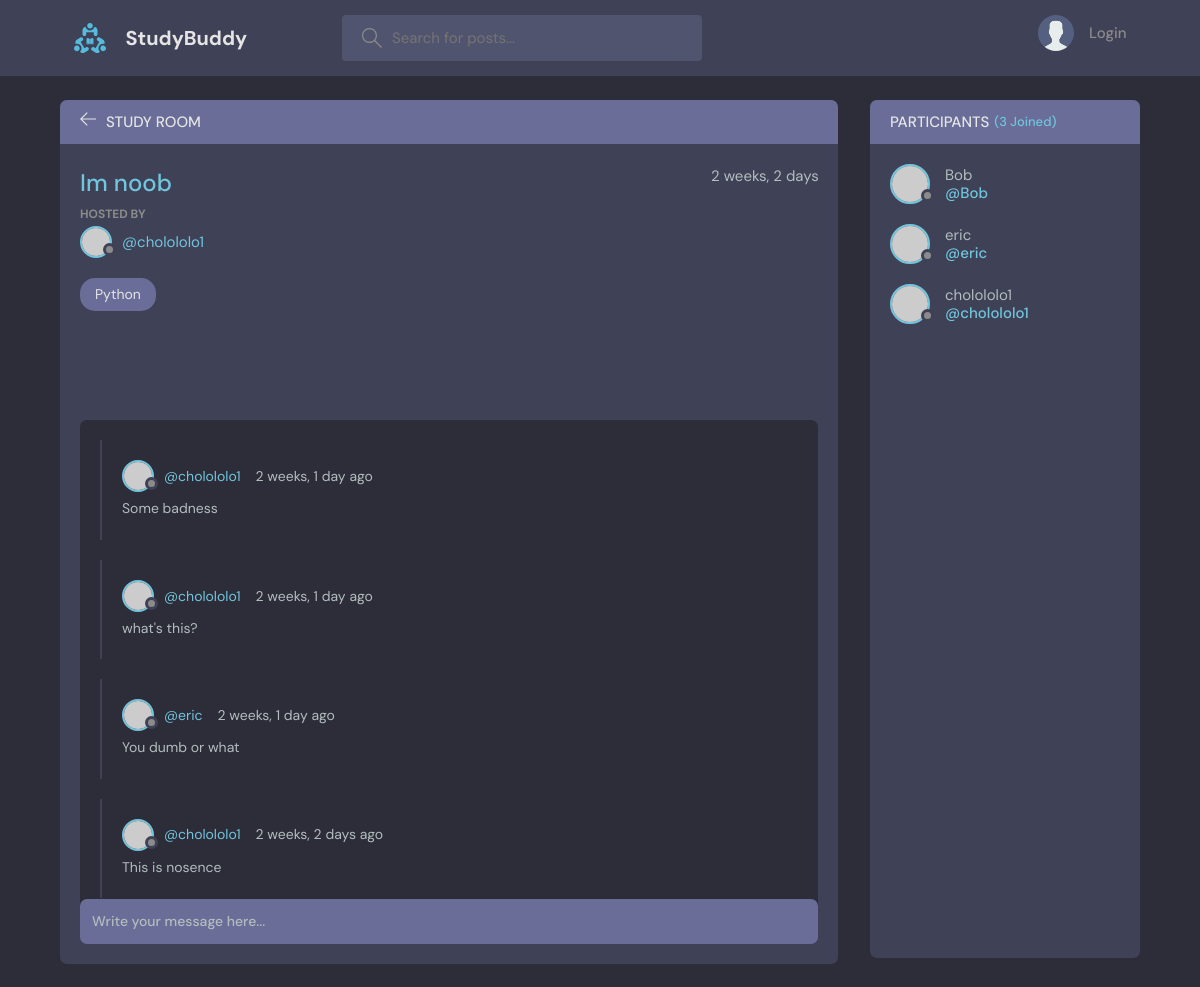
/room/13/, run on the app's committed database.
### base/models.py (models this page shows, shortened)
class Room(models.Model):
    host = models.ForeignKey(User, on_delete=models.SET_NULL, null=True)
    topic = models.ForeignKey(Topic, on_delete=models.SET_NULL, null=True)
    name = models.CharField(max_length=200)
    description = models.TextField(null=True, blank=True)
    participants = models.ManyToManyField(User, related_name='participants', blank=True)
    updated = models.DateTimeField(auto_now=True)
    created = models.DateTimeField(auto_now_add=True)
    class Meta():
        ordering = ['-updated', '-created']

class Topic(models.Model):
    name = models.CharField(max_length=200)
    def __str__(self):
        return self.name

class Message(models.Model):
    user = models.ForeignKey(User, on_delete=models.CASCADE)
    room = models.ForeignKey(Room, on_delete=models.CASCADE)
    body = models.TextField()
    updated = models.DateTimeField(auto_now=True)
    created = models.DateTimeField(auto_now_add=True)
    class Meta():
        ordering = ['-updated', '-created']

### base/views.py (the view, shortened to what this page needs)
# urls.py: path('room/<str:pk>/', views.room, name='room'),
def room(request, pk):
    room = Room.objects.get(id=pk)
    roomMessages = room.message_set.all()
    participants = room.participants.all()
    context = {'room': room, 'roomMessages': roomMessages, 'participants': participants}
    return render(request, 'base/room.html', context)

### base/templates/base/room.html (shortened to what this page needs)
{% extends 'main.html' %}
{% block content %}
    <main class="profile-page layout layout--2">
      <div class="container">
        <div class="room">
          <div class="room__top">
            <div class="room__topLeft">
              <a href="{% url 'home' %}">
                <svg version="1.1" xmlns="http://www.w3.org/2000/svg" width="32" height="32" viewBox="0 0 32 32">
                  <title>arrow-left</title>
                  <path
                    d="M13.723 2.286l-13.723 13.714 13.719 13.714 1.616-1.611-10.96-10.96h27.625v-2.286h-27.625l10.965-10.965-1.616-1.607z"
                  ></path>
                </svg>
              </a>
              <h3>Study Room</h3>
            </div>
          </div>
          <div class="room__box scroll">
            <div class="room__header scroll">
              <div class="room__info">
                <h3>{{room.name}}</h3>
                <span>{{room.created|timesince}}</span>
              </div>
              <div class="room__hosted">
                <p>Hosted By</p>
                <a href="{% url 'user-profile' room.host.id %}" class="room__author">
                  <div class="avatar avatar--small">
                    <img src="https://randomuser.me/api/portraits/men/37.jpg" />
                  </div>
                  <span>@{{room.host.username}}</span>
                </a>
              </div>
              <span class="room__topics">{{room.topic}}</span>
            </div>
            <div class="room__conversation">
              <div class="threads scroll">
                {% for message in roomMessages %}
                <div class="thread">
                  <div class="thread__top">
                    <div class="thread__author">
                      <a href="{% url 'user-profile' message.user.id %}" class="thread__authorInfo">
                        <div class="avatar avatar--small">
                          <img src="https://randomuser.me/api/portraits/men/37.jpg" />
                        </div>
                        <span>@{{message.user}}</span>
                      </a>
                      <span class="thread__date">{{message.created|timesince}} ago</span>
                    </div>
                  </div>
                  <div class="thread__details">
                    {{message.body}}
                  </div>
                </div>
                {% endfor %}
              </div>
            </div>
          </div>
          <div class="room__message">
            <form action="" method="POST">
              <input name="body" placeholder="Write your message here..." />
            </form>
          </div>
        </div>
        <div class="participants">
          <h3 class="participants__top">Participants <span>({{participants.count}} Joined)</span></h3>
          <div class="participants__list scroll">
            {% for participant in participants %}
            <a href="{% url 'user-profile' user.id %}" class="participant">
              <div class="avatar avatar--medium">
                <img src="https://randomuser.me/api/portraits/men/37.jpg" />
              </div>
              <p>
                {{participant.username}}
                <span>@{{participant.username}}</span>
              </p>
            </a>
            {% endfor %}
          </div>
        </div>
      </div>
    </main>
{% endblock content %}

### data on the page
Room: name "Im noob", created "2 weeks, 2 days", host.username "cholololo1", topic "Python"
Message: user "cholololo1", created "2 weeks, 1 day", body "Some badness"
Message: user "cholololo1", created "2 weeks, 1 day", body "what's this?"
Message: user "eric", created "2 weeks, 1 day", body "You dumb or what"
Message: user "cholololo1", created "2 weeks, 2 days", body "This is nosence"

### other printed values
{{ participants.count }} "3"
{{ participant.username }} "Bob"
{{ participant.username }} "eric"
{{ participant.username }} "cholololo1"
